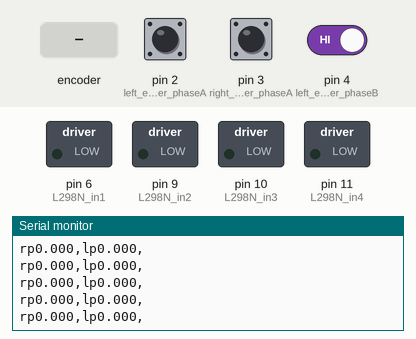
The sketch below on a simulated Arduino Uno, built with avr-gcc and run on an emulated ATmega328P. Shown: switched loads named in the sketch (green lamp = pin HIGH), the last lines printed to the serial monitor. The inputs (shaded band) are chosen by the test bench; at power-on: pin 2 (left_encoder_phaseA) HIGH, pin 3 (right_encoder_phaseA) HIGH, pin 4 (left_encoder_phaseB) HIGH.

Above: at 1.2 s.
1.3 s: rotary encoder on pin 2 (left_encoder_phaseA) / pin 5 (right_encoder_phaseB) turned 1 step (first pin leading)
At 1.41 s:
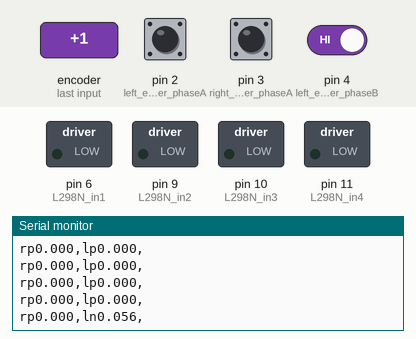
At 1.81 s:
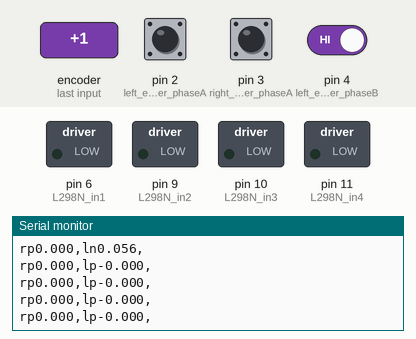

Measured:
- after the input at 1.3 s, the serial monitor: prints a new line after 0.10 s (image 1)

The sketch:

test_code.ino
```cpp
#include <PID_v1.h>

// L298N H-Bridge Connection PINs
// enA and enB are permanently tied HIGH (3.3V or 5V)
// Motor control is done via IN pins only
#define L298N_in1 6  // Right Motor Direction A
#define L298N_in2 9  // Right Motor Direction B (used as PWM)
#define L298N_in3 10   // Left Motor Direction A
#define L298N_in4 11   // Left Motor Direction B (used as PWM)

// Wheel Encoders Connection PINs
#define right_encoder_phaseA 3  // Interrupt pin
#define right_encoder_phaseB 5
#define left_encoder_phaseA 2   // Interrupt pin
#define left_encoder_phaseB 4

// Encoder variables
volatile unsigned int right_encoder_counter = 0;
volatile unsigned int left_encoder_counter = 0;
String right_wheel_sign = "p";  // 'p' = positive, 'n' = negative
String left_wheel_sign = "p";
unsigned long last_millis = 0;
const unsigned long interval = 100;  // 100ms update interval (10Hz)

// Serial command parsing variables
bool is_right_wheel_cmd = false;
bool is_left_wheel_cmd = false;
char value[10] = "00.00";
uint8_t value_idx = 0;
char current_sign = 'p';  // Track the sign for current command

// PID variables - these match what ROS2 driver expects
double right_wheel_cmd_vel = 0.0;  // rad/s (commanded velocity from ROS2)
double left_wheel_cmd_vel = 0.0;   // rad/s
double right_wheel_meas_vel = 0.0; // rad/s (measured velocity to send to ROS2)
double left_wheel_meas_vel = 0.0;  // rad/s
double right_wheel_cmd = 0.0;      // PWM output (0-255)
double left_wheel_cmd = 0.0;       // PWM output (0-255)

// PID tuning parameters - IMPROVED VALUES
double Kp_r = 15.0, Ki_r = 8.0, Kd_r = 0.2;
double Kp_l = 15.0, Ki_l = 8.0, Kd_l = 0.2;

// PID controllers
PID rightMotor(&right_wheel_meas_vel, &right_wheel_cmd, &right_wheel_cmd_vel, Kp_r, Ki_r, Kd_r, DIRECT);
PID leftMotor(&left_wheel_meas_vel, &left_wheel_cmd, &left_wheel_cmd_vel, Kp_l, Ki_l, Kd_l, DIRECT);

void setup() {
  // Configure motor control pins as outputs
  pinMode(L298N_in1, OUTPUT);
  pinMode(L298N_in2, OUTPUT);
  pinMode(L298N_in3, OUTPUT);
  pinMode(L298N_in4, OUTPUT);

  // Initialize motors to stopped state
  digitalWrite(L298N_in1, LOW);
  digitalWrite(L298N_in2, LOW);
  digitalWrite(L298N_in3, LOW);
  digitalWrite(L298N_in4, LOW);

  // Configure PID controllers
  rightMotor.SetMode(AUTOMATIC);
  leftMotor.SetMode(AUTOMATIC);
  rightMotor.SetOutputLimits(0, 255);  // PWM range
  leftMotor.SetOutputLimits(0, 255);

  // Initialize serial communication (matches ROS2 driver baudrate)
  Serial.begin(115200);

  // Configure encoder pins with pull-ups
  pinMode(right_encoder_phaseB, INPUT_PULLUP);
  pinMode(left_encoder_phaseB, INPUT_PULLUP);

  // Attach encoder interrupts
  attachInterrupt(digitalPinToInterrupt(right_encoder_phaseA), rightEncoderCallback, RISING);
  attachInterrupt(digitalPinToInterrupt(left_encoder_phaseA), leftEncoderCallback, RISING);

  Serial.println("Arduino robot control ready");
}

void loop() {
  // 1. Read and parse commands from ROS2 driver
  handleSerialCommands();

  // 2. Update motor control at fixed intervals
  updateMotorControl();
}

void handleSerialCommands() {
  // Parse commands sent by ROS2 driver in format: "rp01.23,ln00.45,"
  // 'r' = right wheel, 'l' = left wheel
  // 'p' = positive direction, 'n' = negative direction
  // followed by velocity value in rad/s, ending with comma

  while (Serial.available()) {
    char chr = Serial.read();

    switch (chr) {
      case 'r':
        // Start of right wheel command
        is_right_wheel_cmd = true;
        is_left_wheel_cmd = false;
        value_idx = 0;
        memset(value, 0, sizeof(value));
        current_sign = 'p';  // Default to positive
        break;

      case 'l':
        // Start of left wheel command
        is_right_wheel_cmd = false;
        is_left_wheel_cmd = true;
        value_idx = 0;
        memset(value, 0, sizeof(value));
        current_sign = 'p';  // Default to positive
        break;

      case 'p':
        // Positive direction flag - store it
        current_sign = 'p';
        break;

      case 'n':
        // Negative direction flag - store it
        current_sign = 'n';
        break;

      case ',':
        // End of command - process the accumulated value
        double cmd_value = atof(value);

        // Apply sign to the command value
        if (current_sign == 'n') {
          cmd_value = -cmd_value;
        }

        if (is_right_wheel_cmd) {
          right_wheel_cmd_vel = cmd_value;
        } else if (is_left_wheel_cmd) {
          left_wheel_cmd_vel = cmd_value;
        }

        // Reset for next command
        value_idx = 0;
        memset(value, 0, sizeof(value));
        current_sign = 'p';
        break;

      default:
        // Accumulate numeric characters and decimal point
        if (value_idx < sizeof(value) - 1 && (isdigit(chr) || chr == '.')) {
          value[value_idx] = chr;
          value_idx++;
        }
        break;
    }
  }
}

void updateMotorControl() {
  unsigned long current_millis = millis();

  if (current_millis - last_millis >= interval) {
    // Calculate measured velocities from encoder counts
    // Convert encoder pulses to rad/s
    // Formula: (pulses * 60.0/total_pulses_per_rev) * (1000.0/interval_ms) * (2*PI/60)
    // Simplified: (pulses * conversion_factor) * frequency_multiplier
    right_wheel_meas_vel = (right_encoder_counter * (60.0/1125.0)) * (1000.0/interval) * 0.10472;
    left_wheel_meas_vel = (left_encoder_counter * (60.0/1125.0)) * (1000.0/interval) * 0.10472;

    // Apply direction sign
    if (right_wheel_sign == "n") {
      right_wheel_meas_vel = -right_wheel_meas_vel;
    }
    if (left_wheel_sign == "n") {
      left_wheel_meas_vel = -left_wheel_meas_vel;
    }

    // Run PID controllers
    rightMotor.Compute();
    leftMotor.Compute();

    // Control motors based on commanded velocities
    controlRightMotor();
    controlLeftMotor();

    // Send encoder feedback to ROS2 driver
    sendEncoderFeedback();

    // Reset encoder counters for next interval
    right_encoder_counter = 0;
    left_encoder_counter = 0;
    last_millis = current_millis;
  }
}

void controlRightMotor() {
  if (abs(right_wheel_cmd_vel) < 0.01) {
    // Stop motor - both pins LOW
    digitalWrite(L298N_in1, LOW);
    analogWrite(L298N_in2, 0);
    return;
  }

  int pwm_value = constrain(abs((int)right_wheel_cmd), 0, 255);

  // Add minimum PWM to overcome motor static friction
  if (pwm_value > 0 && pwm_value < 60) {
    pwm_value = 60;  // Minimum PWM to start motor movement
  }

  if (right_wheel_cmd_vel > 0) {
    // Forward: IN1=HIGH, IN2=PWM(inverted)
    digitalWrite(L298N_in1, HIGH);
    analogWrite(L298N_in2, 255 - pwm_value);  // Inverted PWM
  } else {
    // Backward: IN1=PWM(inverted), IN2=HIGH
    analogWrite(L298N_in1, 255 - pwm_value);  // Inverted PWM
    digitalWrite(L298N_in2, HIGH);
  }
}

void controlLeftMotor() {
  if (abs(left_wheel_cmd_vel) < 0.01) {
    // Stop motor - both pins LOW
    digitalWrite(L298N_in3, LOW);
    analogWrite(L298N_in4, 0);
    return;
  }

  int pwm_value = constrain(abs((int)left_wheel_cmd), 0, 255);

  // Add minimum PWM to overcome motor static friction
  if (pwm_value > 0 && pwm_value < 60) {
    pwm_value = 60;  // Minimum PWM to start motor movement
  }

  // Left motor might be mounted in reverse - adjust accordingly
  if (left_wheel_cmd_vel > 0) {
    // Forward: IN3=HIGH, IN4=PWM(inverted)
    digitalWrite(L298N_in3, HIGH);
    analogWrite(L298N_in4, 255 - pwm_value);  // Inverted PWM
  } else {
    // Backward: IN3=PWM(inverted), IN4=HIGH
    analogWrite(L298N_in3, 255 - pwm_value);  // Inverted PWM
    digitalWrite(L298N_in4, HIGH);
  }
}

void sendEncoderFeedback() {
  // Send feedback in exact format expected by ROS2 driver's read() function
  // Format: "rp1.234,ln0.567,"
  // This matches the parsing in robovacuum_interface.cpp

  String feedback = "";

  // Right wheel feedback
  feedback += "r";
  feedback += (right_wheel_meas_vel >= 0) ? "p" : "n";
  feedback += String(abs(right_wheel_meas_vel), 3);  // 3 decimal places
  feedback += ",";

  // Left wheel feedback
  feedback += "l";
  feedback += (left_wheel_meas_vel >= 0) ? "p" : "n";
  feedback += String(abs(left_wheel_meas_vel), 3);  // 3 decimal places
  feedback += ",";

  Serial.println(feedback);
}

// Encoder interrupt service routines
void rightEncoderCallback() {
  // Determine rotation direction from phase B
  if (digitalRead(right_encoder_phaseB) == HIGH) {
    right_wheel_sign = "p";  // Forward
  } else {
    right_wheel_sign = "n";  // Backward
  }
  right_encoder_counter++;
}

void leftEncoderCallback() {
  // Determine rotation direction from phase B
  if (digitalRead(left_encoder_phaseB) == HIGH) {
    left_wheel_sign = "n";  // Backward (inverted due to motor mounting)
  } else {
    left_wheel_sign = "p";  // Forward
  }
  left_encoder_counter++;
}
```
